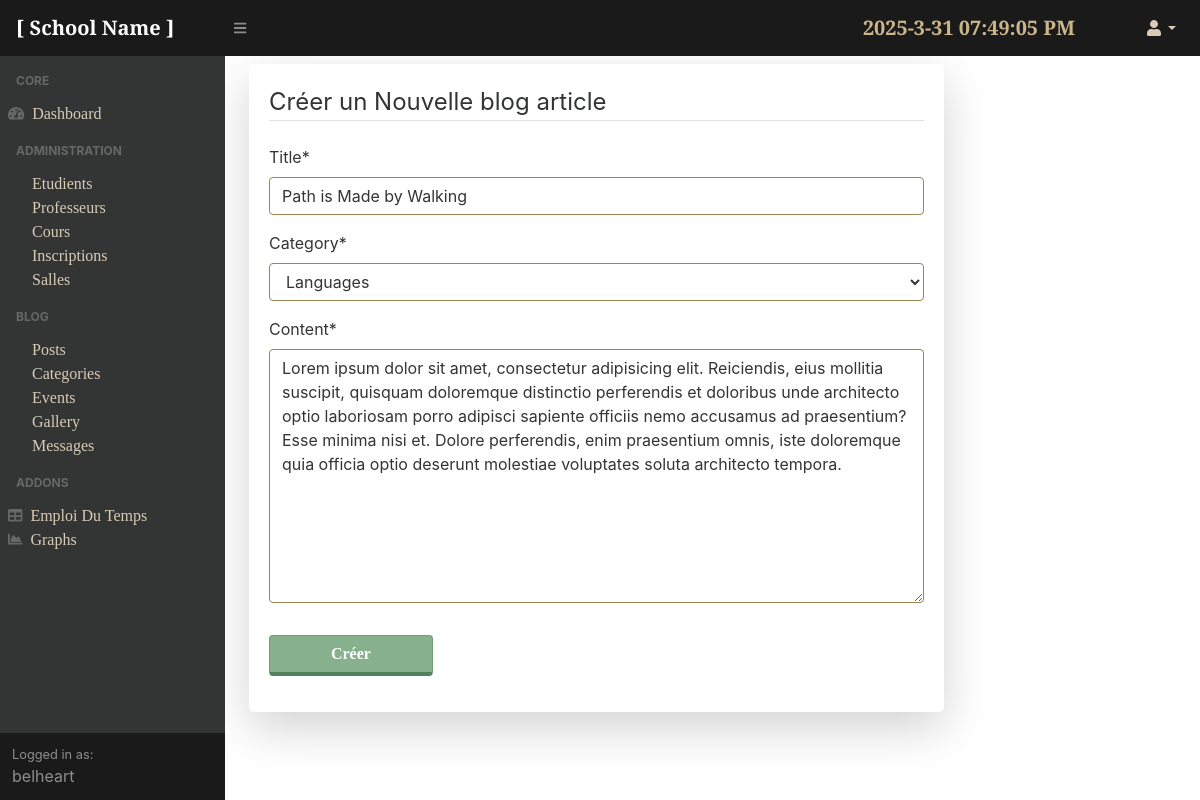
Page /adminpanel/posts/3/update (signed in) on the committed database.
### school/models.py (models this page shows, shortened)
class Post(models.Model):
    title = models.CharField(max_length=250)
    content = models.TextField()
    date_posted = models.DateTimeField(default=timezone.now)
    category = models.ForeignKey('school.Categories', on_delete=models.PROTECT)
    votes = models.IntegerField(default=0)
    author = models.ForeignKey(User, on_delete=models.CASCADE)

### adminpanel/views.py (the view, shortened to what this page needs)
# urls.py: path('posts/<int:pk>/update', PostUpdateView.as_view(), name="update-post"),
class PostUpdateView(LoginRequiredMixin, UpdateView):
    model = Post
    fields=['title','category','content']
    success_url = '/adminpanel/posts/'

### school/models.py (called while the page is built)
    def __str__(self):
        return self.name

### school/templates/school/post_form.html (shortened to what this page needs)
{% extends 'adminpanel/base.html' %}
{% load crispy_forms_tags %}
{% block content %}
<div class="card shadow-lg border-0 rounded-lg mt-2 w-75">
    <div class="card-body">
	<div class="content-section">
		<form method='POST' enctype="multipart/form-data">
		<fieldset class="form-group">
			<legend class="border-bottom mb-4">Créer un Nouvelle blog article</legend>
			{{ form|crispy }}
		</fieldset>
		<div class="form-group">
			<button class="btn btn-outline-success btn-block w-25" type="submit">Créer</button>
		</div>
		</form>
	</div>
</div>
</div>
{% endblock %}

### adminpanel/templates/adminpanel/base.html (shortened to what this page needs)
{%load static%}
<!DOCTYPE html>
<html lang="en">
    <head>
    <link href="{% static 'adminpanel/assets/css/styles.css'%}" rel="stylesheet" />
    <link href="https://cdn.datatables.net/1.10.20/css/dataTables.bootstrap4.min.css" rel="stylesheet" />
    </head>
    <body class="sb-nav-fixed">
        <nav class="sb-topnav navbar navbar-expand navbar-dark bg-dark">
            <a class="navbar-brand" href="{% url 'blog-home' %}">[ School Name ]</a>
            <button class="btn btn-link btn-sm order-1 order-lg-0" id="sidebarToggle" href="#"><i class="fas fa-bars"></i></button>
            <form class="d-none d-md-inline-block form-inline ml-auto mr-0 mr-md-3 my-2 my-md-0">
                <p id="MyClockDisplay"  class="navbar-brand mr-5 text-gold" onload="showTime()"></p>
            </form>
            <ul class="navbar-nav ml-auto ml-md-0">
                <li class="nav-item dropdown">
                    <a class="nav-link dropdown-toggle" id="userDropdown" href="#" role="button" data-toggle="dropdown" aria-haspopup="true" aria-expanded="false"><i class="fas fa-user fa-fw"></i></a>
                </li>
            </ul>
        </nav>
        <div id="layoutSidenav">
            <div id="layoutSidenav_nav">
                <nav class="sb-sidenav accordion sb-sidenav-dark" id="sidenavAccordion">
                    <div class="sb-sidenav-menu">
                        <div class="nav">
                            <div class="sb-sidenav-menu-heading">Core</div>
                            <a class="nav-link" href="{% url 'dashboard' %}">
                                <div class="sb-nav-link-icon"><i class="fas fa-tachometer-alt"></i></div>
                                Dashboard
                            </a>
                            <div class="sb-sidenav-menu-heading">Administration</div>
                            <div class="collapse show" id="collapseLayouts" aria-labelledby="headingOne" data-parent="#sidenavAccordion" style="">
                                <nav class="sb-sidenav-menu-nested nav">
                                    <a class="nav-link" href="{% url 'students' %}">Etudients</a>
                                    <a class="nav-link" href="{% url 'teachers' %}">Professeurs</a>
                                    <a class="nav-link" href="{% url 'courses' %}">Cours</a>
                                    <a class="nav-link" href="{% url 'inscriptions' %}">Inscriptions</a>
                                    <a class="nav-link" href="{% url 'salles' %}">Salles</a>
                                </nav>
                            </div>
                            <div class="sb-sidenav-menu-heading">Blog</div>
                            <div class="collapse show" id="collapseLayouts" aria-labelledby="headingOne" data-parent="#sidenavAccordion" style="">
                                <nav class="sb-sidenav-menu-nested nav">
                                    <a class="nav-link" href="{% url 'blog-posts' %}">Posts</a>
                                    <a class="nav-link" href="{% url 'categories' %}">Categories</a>
                                    <a class="nav-link" href="{% url 'events-admin' %}">Events</a>
                                    <a class="nav-link" href="{% url 'gallery' %}">Gallery</a>
                                    <a class="nav-link" href="{% url 'messages' %}">Messages</a>
                                </nav>
                            </div>
                            <div class="sb-sidenav-menu-heading">Addons</div>
                            <a class="nav-link" href="{% url 'schedule'%}">
                                <div class="sb-nav-link-icon"><i class="fas fa-table"></i></div>
                                Emploi Du Temps
                            </a>
                            <a class="nav-link" href="{% url 'charts'%}">
                                <div class="sb-nav-link-icon"><i class="fas fa-chart-area"></i></div>
                                Graphs
                            </a>
                        </div>
                    </div>
                    <div class="sb-sidenav-footer">
                        <div class="small">Logged in as:</div>
                        {{user.username}}
                    </div>
                </nav>
            </div>
        <div id='layoutSidenav_content'>
        <main>
        <div class="container-fluid">
            {% block content %}{% endblock %}
        </div>
        </main>
        </div>
    </body>
</html>

### rows in the picture
Post: title "Path is Made by Walking", category "Languages", content "Lorem ipsum dolor sit amet, consectetur adipisicing elit. Reiciendis, eius mollitia suscipit, quisquam doloremque distinctio perferendis et doloribus unde architecto optio laboriosam porro adipisci sapiente officiis nemo accusamus ad praesentium? Esse minima nisi et. Dolore perferendis, enim praesentium omnis, iste doloremque quia officia optio deserunt molestiae voluptates soluta architecto tempora."

### other values in the picture
{{ user.username }} "belheart"
